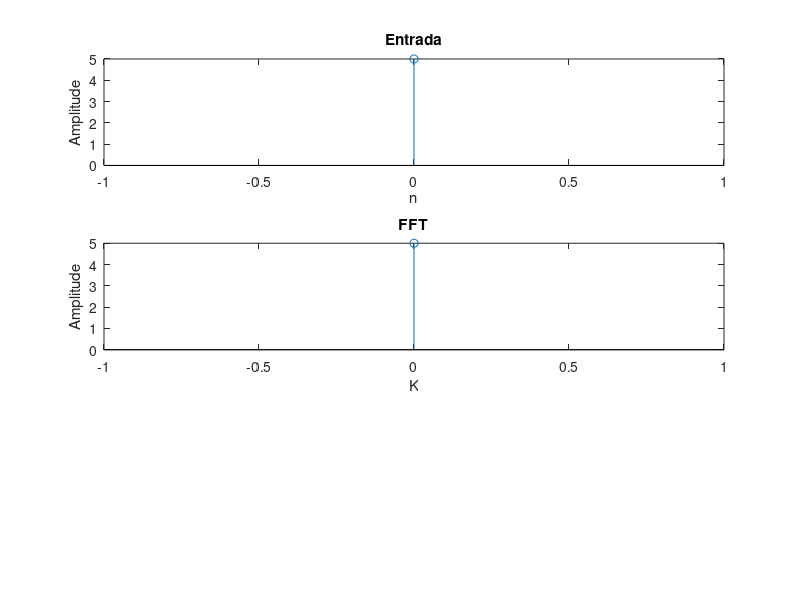

MATLAB code to generate this figure:
#FFT por Vinicius Franceschi

clear all;
x = input('Entre com o sinal para realizar a FFT: ');
N = length(x); 

for k = 1:N #para cada valor de k
  y(k) = 0; 
  for n = 1:N #para cada valor de n
    y(k) = y(k)+x(n)*exp(-1i*2*pi*(k-1)*(n-1)/N); 
  end
end

t = 0:N-1;
subplot(3,1,1);
stem(t,x); #Plotagem discreta

ylabel('Amplitude');
xlabel('n');
title('Entrada');

magnitude = abs(y); #Valores absolutos individuais 
disp('FFT : ');
disp(magnitude);

#Plotagem da sequencia
t=0:N-1;
subplot(3,1,2);
stem(t,magnitude);
ylabel('Amplitude');
xlabel('K');
title('FFT');

builtin_fft = fft(x);
disp(builtin_fft)